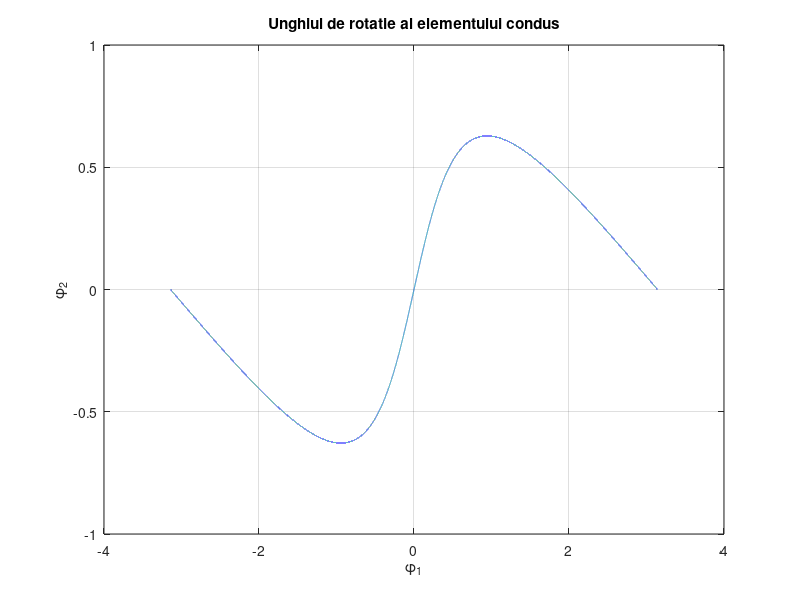
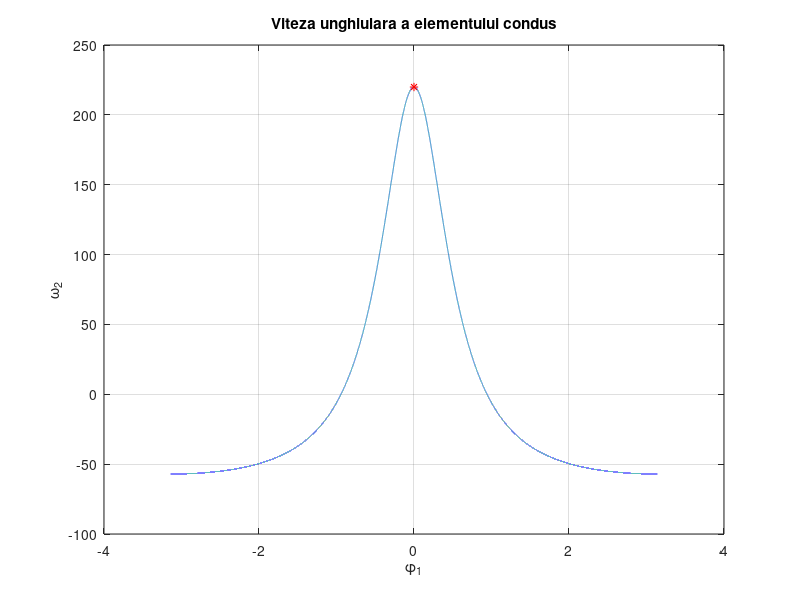
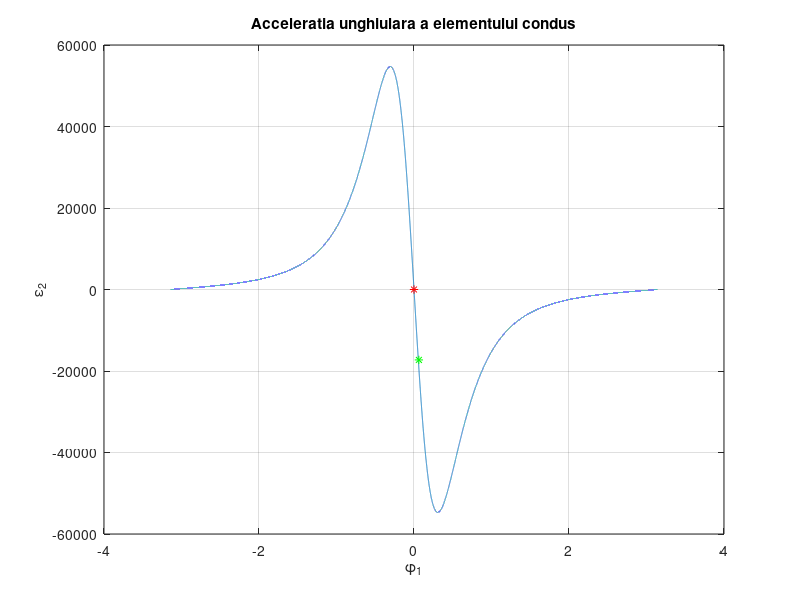

Reproduce these figures in MATLAB, in order.
phi1 = -pi:0.0001:pi;
lambda = 0.5878;
omega1 = 154.2236;
z = 5;
for i=1:length(phi1)
    phi2(i) = atan((lambda*sin(phi1(i)))/(1-lambda*cos(phi1(i))));
    omega2(i) = (lambda*(cos(phi1(i))-lambda))/(1-2*lambda*cos(phi1(i))+lambda^2)*omega1;
    epsilon2(i) = -(lambda*(1-lambda^2)*sin(phi1(i)))/(1-2*lambda*cos(phi1(i))+lambda^2)^2*(omega1^2);
end
plot(phi1,phi2);
grid on;
xlabel('\phi_1'),ylabel('\phi_2');
title('Unghiul de rotatie al elementului condus');
figure()
plot(phi1,omega2);
grid on;
xlabel('\phi_1'),ylabel('\omega_2');
title('Viteza unghiulara a elementului condus');
omega2max = lambda/(1-lambda)*omega1;
hold on, plot(0,omega2max,'r*');
hold off;
figure()
plot(phi1,epsilon2);
grid on;
xlabel('\phi_1'),ylabel('\epsilon_2');
title('Acceleratia unghiulara a elementului condus');
hold on, plot(0,0,'r*');
epsilon2intrare = -omega1^2*tan(pi/z);
plot(pi/50,epsilon2intrare,'g*');
